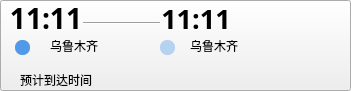
<?xml version="1.0" encoding="UTF-8"?>
<ui version="4.0">
 <class>Ticket</class>
 <widget class="QWidget" name="Ticket">
  <property name="geometry">
   <rect>
    <x>0</x>
    <y>0</y>
    <width>351</width>
    <height>91</height>
   </rect>
  </property>
  <property name="minimumSize">
   <size>
    <width>351</width>
    <height>91</height>
   </size>
  </property>
  <property name="windowTitle">
   <string>Form</string>
  </property>
  <widget class="QLabel" name="stime">
   <property name="geometry">
    <rect>
     <x>10</x>
     <y>3</y>
     <width>72</width>
     <height>31</height>
    </rect>
   </property>
   <property name="minimumSize">
    <size>
     <width>72</width>
     <height>29</height>
    </size>
   </property>
   <property name="font">
    <font>
     <family>微软雅黑</family>
     <pointsize>21</pointsize>
     <italic>false</italic>
     <bold>true</bold>
    </font>
   </property>
   <property name="styleSheet">
    <string notr="true">background-color:rgba(0,0,0,0);</string>
   </property>
   <property name="text">
    <string>11:11</string>
   </property>
   <property name="alignment">
    <set>Qt::AlignCenter</set>
   </property>
  </widget>
  <widget class="Line" name="line">
   <property name="geometry">
    <rect>
     <x>83</x>
     <y>22</y>
     <width>77</width>
     <height>3</height>
    </rect>
   </property>
   <property name="orientation">
    <enum>Qt::Horizontal</enum>
   </property>
  </widget>
  <widget class="QLabel" name="tool">
   <property name="geometry">
    <rect>
     <x>102</x>
     <y>6</y>
     <width>41</width>
     <height>16</height>
    </rect>
   </property>
   <property name="font">
    <font>
     <pointsize>11</pointsize>
    </font>
   </property>
   <property name="styleSheet">
    <string notr="true">background-color:rgba(0,0,0,0);</string>
   </property>
   <property name="text">
    <string/>
   </property>
   <property name="alignment">
    <set>Qt::AlignCenter</set>
   </property>
  </widget>
  <widget class="QLabel" name="etime">
   <property name="geometry">
    <rect>
     <x>160</x>
     <y>3</y>
     <width>72</width>
     <height>31</height>
    </rect>
   </property>
   <property name="minimumSize">
    <size>
     <width>72</width>
     <height>29</height>
    </size>
   </property>
   <property name="font">
    <font>
     <family>微软雅黑</family>
     <pointsize>20</pointsize>
     <italic>false</italic>
     <bold>true</bold>
    </font>
   </property>
   <property name="styleSheet">
    <string notr="true">background-color:rgba(0,0,0,0);</string>
   </property>
   <property name="text">
    <string>11:11</string>
   </property>
   <property name="alignment">
    <set>Qt::AlignCenter</set>
   </property>
  </widget>
  <widget class="QLabel" name="cost">
   <property name="geometry">
    <rect>
     <x>248</x>
     <y>7</y>
     <width>82</width>
     <height>31</height>
    </rect>
   </property>
   <property name="minimumSize">
    <size>
     <width>72</width>
     <height>29</height>
    </size>
   </property>
   <property name="font">
    <font>
     <family>微软雅黑</family>
     <pointsize>13</pointsize>
     <italic>false</italic>
     <bold>false</bold>
    </font>
   </property>
   <property name="styleSheet">
    <string notr="true">background-color:rgba(0,0,0,0);</string>
   </property>
   <property name="text">
    <string/>
   </property>
   <property name="alignment">
    <set>Qt::AlignCenter</set>
   </property>
  </widget>
  <widget class="QLabel" name="img">
   <property name="geometry">
    <rect>
     <x>300</x>
     <y>40</y>
     <width>40</width>
     <height>41</height>
    </rect>
   </property>
   <property name="styleSheet">
    <string notr="true">background-color:rgba(0,0,0,0);</string>
   </property>
   <property name="text">
    <string/>
   </property>
  </widget>
  <widget class="QLabel" name="label_6">
   <property name="geometry">
    <rect>
     <x>15</x>
     <y>40</y>
     <width>15</width>
     <height>15</height>
    </rect>
   </property>
   <property name="sizePolicy">
    <sizepolicy hsizetype="Fixed" vsizetype="Fixed">
     <horstretch>0</horstretch>
     <verstretch>0</verstretch>
    </sizepolicy>
   </property>
   <property name="minimumSize">
    <size>
     <width>15</width>
     <height>15</height>
    </size>
   </property>
   <property name="styleSheet">
    <string notr="true">*{
 border-radius: 7px; border: none; background: rgb(82,154,233);
}</string>
   </property>
   <property name="text">
    <string/>
   </property>
  </widget>
  <widget class="QLabel" name="label_7">
   <property name="geometry">
    <rect>
     <x>160</x>
     <y>40</y>
     <width>15</width>
     <height>15</height>
    </rect>
   </property>
   <property name="minimumSize">
    <size>
     <width>15</width>
     <height>15</height>
    </size>
   </property>
   <property name="styleSheet">
    <string notr="true">*{
 border-radius: 7px; border: none; background: rgb(182,210,241);
}</string>
   </property>
   <property name="text">
    <string/>
   </property>
  </widget>
  <widget class="QLabel" name="splace">
   <property name="geometry">
    <rect>
     <x>50</x>
     <y>40</y>
     <width>58</width>
     <height>12</height>
    </rect>
   </property>
   <property name="minimumSize">
    <size>
     <width>58</width>
     <height>12</height>
    </size>
   </property>
   <property name="styleSheet">
    <string notr="true">background-color:rgba(0,0,0,0);</string>
   </property>
   <property name="text">
    <string>乌鲁木齐</string>
   </property>
  </widget>
  <widget class="QLabel" name="eplace">
   <property name="geometry">
    <rect>
     <x>190</x>
     <y>40</y>
     <width>58</width>
     <height>12</height>
    </rect>
   </property>
   <property name="minimumSize">
    <size>
     <width>58</width>
     <height>12</height>
    </size>
   </property>
   <property name="styleSheet">
    <string notr="true">background-color:rgba(0,0,0,0);</string>
   </property>
   <property name="text">
    <string>乌鲁木齐</string>
   </property>
  </widget>
  <widget class="QLabel" name="arrive">
   <property name="geometry">
    <rect>
     <x>20</x>
     <y>70</y>
     <width>161</width>
     <height>20</height>
    </rect>
   </property>
   <property name="minimumSize">
    <size>
     <width>161</width>
     <height>20</height>
    </size>
   </property>
   <property name="styleSheet">
    <string notr="true">background-color:rgba(0,0,0,0);</string>
   </property>
   <property name="text">
    <string>预计到达时间</string>
   </property>
  </widget>
  <widget class="QLabel" name="time">
   <property name="geometry">
    <rect>
     <x>80</x>
     <y>20</y>
     <width>71</width>
     <height>16</height>
    </rect>
   </property>
   <property name="font">
    <font>
     <pointsize>11</pointsize>
    </font>
   </property>
   <property name="styleSheet">
    <string notr="true">background-color:rgba(0,0,0,0);</string>
   </property>
   <property name="text">
    <string/>
   </property>
   <property name="alignment">
    <set>Qt::AlignCenter</set>
   </property>
  </widget>
  <widget class="QPushButton" name="background">
   <property name="geometry">
    <rect>
     <x>0</x>
     <y>0</y>
     <width>351</width>
     <height>91</height>
    </rect>
   </property>
   <property name="sizePolicy">
    <sizepolicy hsizetype="Minimum" vsizetype="Minimum">
     <horstretch>0</horstretch>
     <verstretch>0</verstretch>
    </sizepolicy>
   </property>
   <property name="minimumSize">
    <size>
     <width>351</width>
     <height>91</height>
    </size>
   </property>
   <property name="baseSize">
    <size>
     <width>0</width>
     <height>0</height>
    </size>
   </property>
   <property name="font">
    <font>
     <family>微软雅黑</family>
     <pointsize>18</pointsize>
    </font>
   </property>
   <property name="cursor">
    <cursorShape>PointingHandCursor</cursorShape>
   </property>
   <property name="layoutDirection">
    <enum>Qt::LeftToRight</enum>
   </property>
   <property name="styleSheet">
    <string notr="true"/>
   </property>
   <property name="text">
    <string/>
   </property>
   <property name="iconSize">
    <size>
     <width>20</width>
     <height>20</height>
    </size>
   </property>
  </widget>
  <zorder>background</zorder>
  <zorder>tool</zorder>
  <zorder>time</zorder>
  <zorder>stime</zorder>
  <zorder>line</zorder>
  <zorder>etime</zorder>
  <zorder>cost</zorder>
  <zorder>img</zorder>
  <zorder>label_6</zorder>
  <zorder>label_7</zorder>
  <zorder>splace</zorder>
  <zorder>eplace</zorder>
  <zorder>arrive</zorder>
 </widget>
 <resources/>
 <connections/>
</ui>
